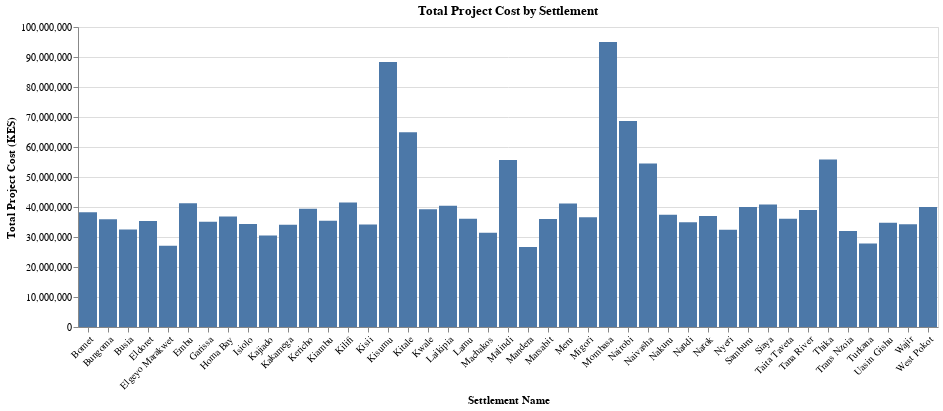

This figure's notebook cell:
### Code cell
df_result = df.groupby('Settlement Name')['Project Budget (KES)'].sum().reset_index()

# 2. Sort the dataframe in descending order of the sum
df_result = df_result.sort_values(by='Project Budget (KES)', ascending=False)

# 3. Display the first 5 rows of the sorted dataframe
print(df_result.head().to_markdown(index=False, numalign="left", stralign="left"))

# 4. Create a bar chart
chart = alt.Chart(df_result).mark_bar().encode(
    x=alt.X('Settlement Name:N', axis=alt.Axis(labelAngle=-45)),
    y=alt.Y('Project Budget (KES):Q', title='Total Project Cost (KES)'),
    tooltip = ['Settlement Name', 'Project Budget (KES)']
).properties(
    title='Total Project Cost by Settlement'
).interactive()
chart

### Figure 1 — Vega-Lite specification as saved in the notebook (floating-point values rounded to 4 significant figures)
{"config": {"view": {"continuousWidth": 300, "continuousHeight": 300}}, "data": {"name": "data-cba3b4c47e7584b7911338b4e0d0fbc6"}, "mark": {"type": "bar"}, "encoding": {"tooltip": [{"field": "Settlement Name", "type": "nominal"}, {"field": "Project Budget (KES)", "type": "quantitative"}], "x": {"axis": {"labelAngle": -45}, "field": "Settlement Name", "type": "nominal"}, "y": {"field": "Project Budget (KES)", "title": "Total Project Cost (KES)", "type": "quantitative"}}, "params": [{"name": "param_2", "select": {"type": "interval", "encodings": ["x", "y"]}, "bind": "scales"}], "title": "Total Project Cost by Settlement", "$schema": "https://vega.github.io/schema/vega-lite/v5.20.1.json", "datasets": {"data-cba3b4c47e7584b7911338b4e0d0fbc6": [{"Settlement Name": "Mombasa", "Project Budget (KES)": 95040000.0}, {"Settlement Name": "Kisumu", "Project Budget (KES)": 88370000.0}, {"Settlement Name": "Nairobi", "Project Budget (KES)": 68660000.0}, {"Settlement Name": "Kitale", "Project Budget (KES)": 64900000.0}, {"Settlement Name": "Thika", "Project Budget (KES)": 55820000.0}, {"Settlement Name": "Malindi", "Project Budget (KES)": 55640000.0}, {"Settlement Name": "Naivasha", "Project Budget (KES)": 54470000.0}, {"Settlement Name": "Kilifi", "Project Budget (KES)": 41520000.0}, {"Settlement Name": "Embu", "Project Budget (KES)": 41280000.0}, {"Settlement Name": "Meru", "Project Budget (KES)": 41140000.0}, {"Settlement Name": "Siaya", "Project Budget (KES)": 40860000.0}, {"Settlement Name": "Laikipia", "Project Budget (KES)": 40420000.0}, {"Settlement Name": "West Pokot", "Project Budget (KES)": 40020000.0}, {"Settlement Name": "Samburu", "Project Budget (KES)": 39970000.0}, {"Settlement Name": "Kericho", "Project Budget (KES)": 39400000.0}, {"Settlement Name": "Kwale", "Project Budget (KES)": 39290000.0}, {"Settlement Name": "Tana River", "Project Budget (KES)": 39020000.0}, {"Settlement Name": "Bomet", "Project Budget (KES)": 38280000.0}, {"Settlement Name": "Nakuru", "Project Budget (KES)": 37380000.0}, {"Settlement Name": "Narok", "Project Budget (KES)": 37010000.0}, {"Settlement Name": "Homa Bay", "Project Budget (KES)": 36830000.0}, {"Settlement Name": "Migori", "Project Budget (KES)": 36560000.0}, {"Settlement Name": "Lamu", "Project Budget (KES)": 36080000.0}, {"Settlement Name": "Taita Taveta", "Project Budget (KES)": 36050000.0}, {"Settlement Name": "Marsabit", "Project Budget (KES)": 35990000.0}, {"Settlement Name": "Bungoma", "Project Budget (KES)": 35950000.0}, {"Settlement Name": "Kiambu", "Project Budget (KES)": 35420000.0}, {"Settlement Name": "Eldoret", "Project Budget (KES)": 35310000.0}, {"Settlement Name": "Garissa", "Project Budget (KES)": 35100000.0}, {"Settlement Name": "Nandi", "Project Budget (KES)": 34930000.0}, {"Settlement Name": "Uasin Gishu", "Project Budget (KES)": 34750000.0}, {"Settlement Name": "Isiolo", "Project Budget (KES)": 34330000.0}, {"Settlement Name": "Wajir", "Project Budget (KES)": 34250000.0}, {"Settlement Name": "Kisii", "Project Budget (KES)": 34210000.0}, {"Settlement Name": "Kakamega", "Project Budget (KES)": 34120000.0}, {"Settlement Name": "Busia", "Project Budget (KES)": 32510000.0}, {"Settlement Name": "Nyeri", "Project Budget (KES)": 32420000.0}, {"Settlement Name": "Trans Nzoia", "Project Budget (KES)": 31980000.0}, {"Settlement Name": "Machakos", "Project Budget (KES)": 31440000.0}, {"Settlement Name": "Kajiado", "Project Budget (KES)": 30510000.0}, {"Settlement Name": "Turkana", "Project Budget (KES)": 27860000.0}, {"Settlement Name": "Elgeyo Marakwet", "Project Budget (KES)": 27050000.0}, {"Settlement Name": "Mandera", "Project Budget (KES)": 26680000.0}]}}
